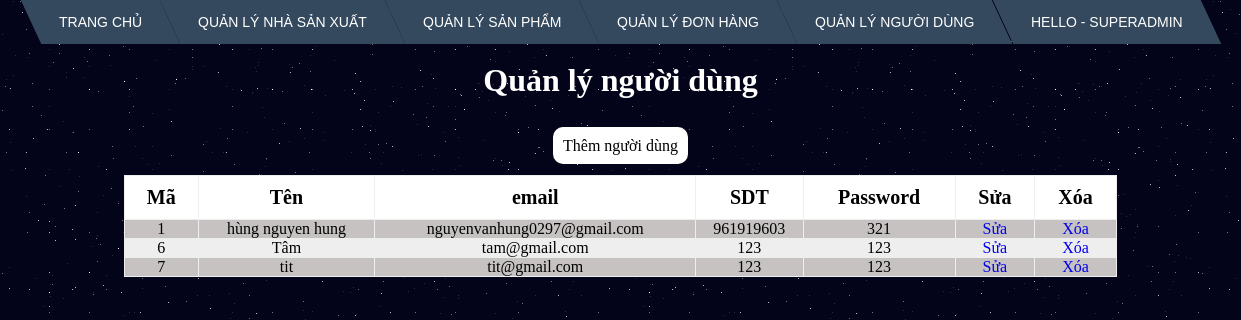
Before: /admin/customers/index.php (signed in) with the older database file.
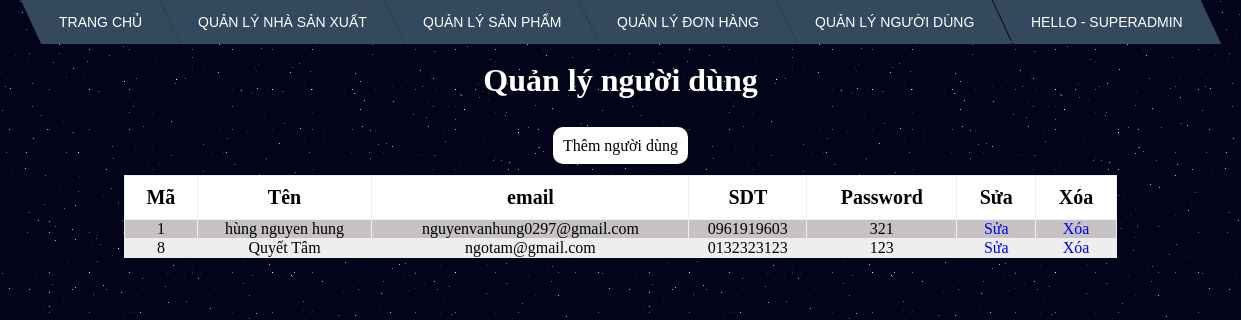
After: the same page with the newer database file.
### tables this page shows
CREATE TABLE `customers` (
  `id` int(11) NOT NULL,
  `name` varchar(50) NOT NULL,
  `email` varchar(50) NOT NULL,
  `password` varchar(200) NOT NULL,
  `phone_number` varchar(15) NOT NULL,
  `address` varchar(200) NOT NULL,
  `token` varchar(50) DEFAULT NULL
);

### admin/customers/index.php (the view, shortened to what this page needs)
<!DOCTYPE html>
<html lang="en">
<head>
    <link rel="stylesheet" href="../css/menu.css">
    <link rel="stylesheet" href="../css/table.css"><link rel="stylesheet" href="../css/bg-galaxy.css">
</head>
<body>
    <?php include '../menu.php' ?>
    <br>
    <h1>Quản lý người dùng</h1>
    <br>
    <div class="btn"><a href="form_insert.php">Thêm người dùng </a></div>
    <?php
    include '../connect.php';
    $sql = 'select * from customers';
    $result = mysqli_query($connect, $sql)
    ?>
    <table border="1" width="100%">
        <tr>
            <th>Mã</th>
            <th>Tên</th>
            <th>email</th><th>SDT</th>
            <th>Password</th>
            <th>Sửa</th>
            <th>Xóa</th>
        </tr>
        <?php foreach ($result as $each) : ?>
            <tr>
                <td> <?php echo $each['id'] ?></td>
                <td> <?php echo $each['name'] ?></td>
                <td> <?php echo $each['email'] ?></td>
                <td> <?php echo $each['phone_number'] ?></td>
                <td> <?php echo $each['password'] ?></td>
                <td>
                    <a href="form_update.php?id=<?php echo $each['id'] ?> ">
                        Sửa
                    </a>
                </td>
                <td>
                    <a href="delete.php?id=<?php echo $each['id'] ?>">
                        Xóa
                    </a>
                </td>
            </tr>
        <?php endforeach ?>
    </table>
</body>
</html>

Changed rows visible on the page:
removed customers: id "6", name "Tâm", email "tam@gmail.com", phone_number "123", password "123"
removed customers: id "7", name "tit", email "tit@gmail.com", phone_number "123", password "123"
changed customers "hùng nguyen hung": phone_number "961919603" → "0961919603"
added customers: id "8", name "Quyết Tâm", email "ngotam@gmail.com", phone_number "0132323123", password "123"
